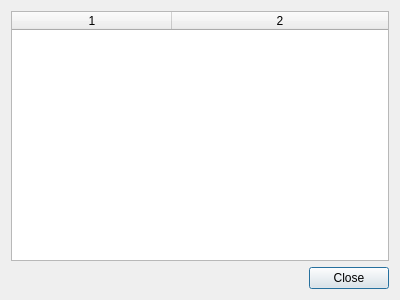
<?xml version="1.0" encoding="UTF-8"?>
<ui version="4.0">
 <class>PupguiGameListDialog</class>
 <widget class="QDialog" name="PupguiGameListDialog">
  <property name="windowModality">
   <enum>Qt::ApplicationModal</enum>
  </property>
  <property name="geometry">
   <rect>
    <x>0</x>
    <y>0</y>
    <width>400</width>
    <height>300</height>
   </rect>
  </property>
  <property name="windowTitle">
   <string>Game List</string>
  </property>
  <layout class="QVBoxLayout" name="verticalLayout">
   <item>
    <widget class="QTableWidget" name="tableGames">
     <property name="columnCount">
      <number>2</number>
     </property>
     <attribute name="horizontalHeaderDefaultSectionSize">
      <number>160</number>
     </attribute>
     <attribute name="horizontalHeaderStretchLastSection">
      <bool>true</bool>
     </attribute>
     <column/>
     <column/>
    </widget>
   </item>
   <item>
    <layout class="QHBoxLayout" name="horizontalLayout">
     <item>
      <spacer name="horizontalSpacer">
       <property name="orientation">
        <enum>Qt::Horizontal</enum>
       </property>
       <property name="sizeHint" stdset="0">
        <size>
         <width>40</width>
         <height>20</height>
        </size>
       </property>
      </spacer>
     </item>
     <item>
      <widget class="QPushButton" name="btnClose">
       <property name="text">
        <string>Close</string>
       </property>
      </widget>
     </item>
    </layout>
   </item>
  </layout>
 </widget>
 <resources/>
 <connections/>
</ui>
